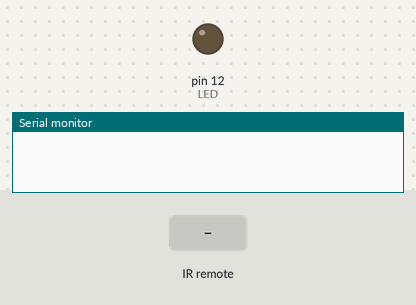
A sketch run on a simulated Arduino Uno, built with avr-gcc and run on an emulated ATmega328P. On the bench: output pins drawn as LEDs (lit = HIGH), the last lines printed to the serial monitor. Inputs (shaded band) come from the test bench.

Above: at 1.2 s.
1.3 s: infrared code 0xA90 received
At 1.9 s:
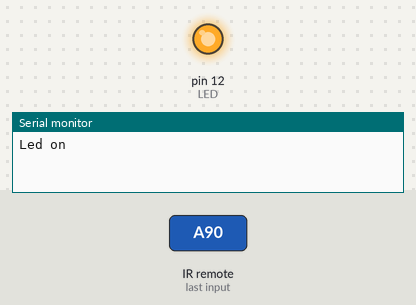
Timing chart, 0 to 4.3 s (numbered marks = the images above; inputs shaded):
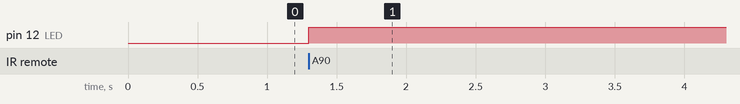

The sketch:

IR_remote__test_.ino
```cpp
// (licence header left out)
#include <IRremote.h>

int RECV_PIN = 11;
int LED =12;

IRrecv irrecv(RECV_PIN);
decode_results results;

void setup()
{
  pinMode(RECV_PIN,INPUT);
  pinMode(LED,OUTPUT);
  irrecv.enableIRIn(); // Start the receiver
  Serial.begin(9600);
}

void loop() {
  int i=0;
  if(irrecv.decode(&results)) {
    translateIR();
    irrecv.resume();
  }
}

void translateIR()
{
   switch(results.value) {

    case 0xA90:
    Serial.println("Led on");
    digitalWrite(12,HIGH);
    break;

    default:
    Serial.println("Unknown Button");
   }
   delay(500);
}
```

Measured:
- after the input at 1.3 s, pin 12 (LED): LOW → HIGH at once
